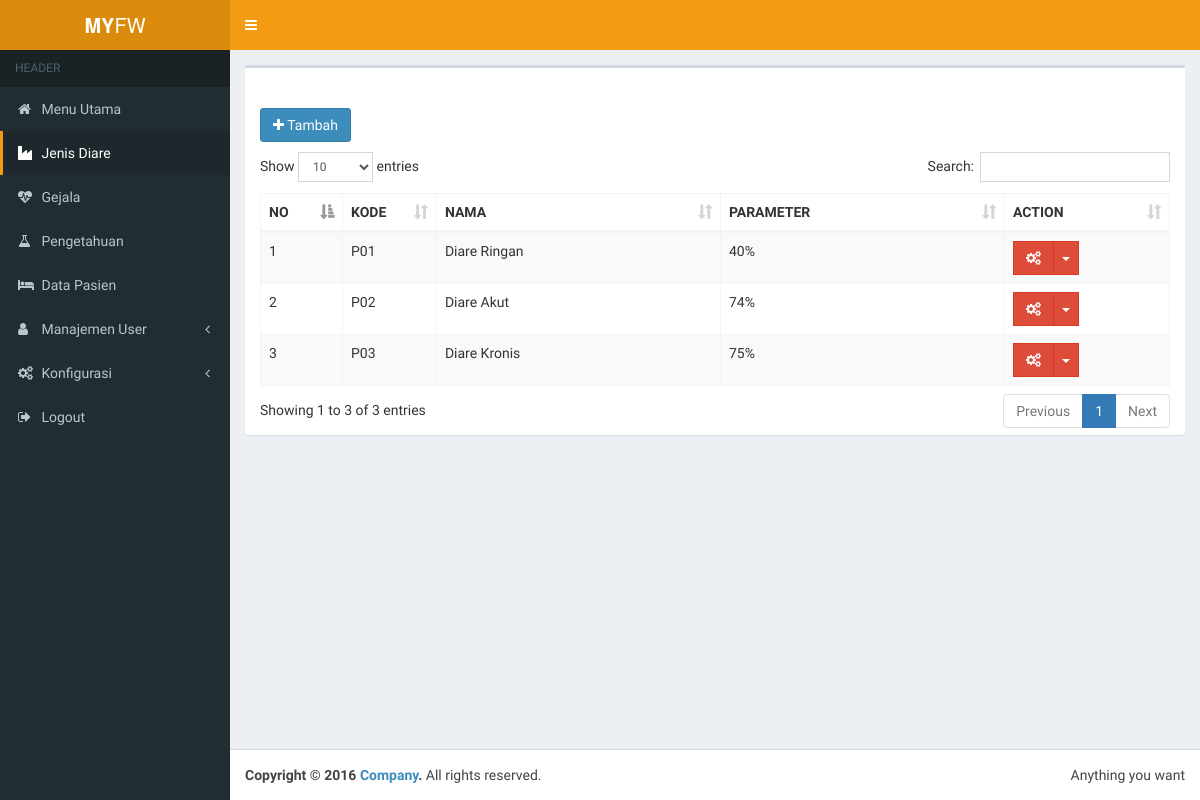
Screenshot of /admin/jenis (signed in) with the database file from the repository.
### tables this page shows
CREATE TABLE `tbl_jenis` (
  `kode_jenis` varchar(4) NOT NULL,
  `nama_jenis` varchar(200) NOT NULL,
  `penanganan` text NOT NULL,
  `banding` enum('<','>','<=','>=') NOT NULL,
  `parameter` int(4) NOT NULL,
  `tgl_update` timestamp NOT NULL DEFAULT CURRENT_TIMESTAMP ON UPDATE CURRENT_TIMESTAMP
);

### application/modules/admin/views/layout/content.php (called while the page is built)
<?php
if ($content) {
    $this->load->view($content);
} else {
    echo "halaman tidak ditemukan";
}

### application/modules/admin/views/layout/wrapper.php (called while the page is built)
<?php require_once('head.php') ?>
<?php require_once('header.php') ?>
<?php require_once('nav.php') ?>
<?php require_once('content.php') ?>
<?php require_once('footer.php') ?>

### application/modules/admin/controllers/Jenis.php (called while the page is built, shortened)
<?php
class Jenis extends CI_Controller
{
    public function index()
    {
        $jenis = $this->Crud_model->listing('tbl_jenis');
        $data = array(
            'title'     => 'Manjemen Jenis',
            'add'       => 'admin/jenis/add',
            'edit'      => 'admin/jenis/edit/',
            'delete'    => 'admin/jenis/delete/',
            'jenis'    => $jenis,
            'content'       => 'admin/jenis/list',
        );
        $this->load->view('layout/wrapper', $data, FALSE);
    }
}

### index.php (called while the page is built, shortened)
<?php
require_once BASEPATH.'core/CodeIgniter.php';

### application/models/Crud_model.php (called while the page is built, shortened)
<?php
class Crud_model extends CI_Model
{
    public function listing($table, $order = null)
    {
        $query = $this->db->select('*')
            ->from($table)
            ->get();
        return $query->result();
    }
}

### application/modules/admin/views/jenis/list.php (the view, shortened to what this page needs)
<div class="box">
  <div class="box-header">
  </div>
  <div class="box-body no-padding">
    <div class="container-fluid">
      <p>
        <a href="<?= base_url($add) ?>" class="btn btn-primary"><i class="fa fa-plus"></i> Tambah</a>
      </p>
      <table class="table table table-bordered table-striped DataTable">
        <thead>
          <tr>
            <th width="30px">NO</th>
            <th width="40px">KODE</th>
            <th width="200">NAMA</th>
            <th width="200">PARAMETER</th>
            <th width="100px">ACTION</th>
          </tr>
        </thead>
        <tbody>
          <?php $no = 1;
          foreach ($jenis as $row) { ?>
            <tr>
              <td><?= $no ?></td>
              <td><?= $row->kode_jenis ?></td>
              <td><?= $row->nama_jenis ?></td>
              <td><?= $row->parameter . '%' ?></td>
              <td>
                <div class="btn-group">
                  <button type="button" class="btn btn-danger btn-flat"><i class="fa fa-cogs"></i></button>
                  <button type="button" class="btn btn-danger btn-flat dropdown-toggle" data-toggle="dropdown">
                    <span class="caret"></span>
                  </button>
                </div>
              </td>
            </tr>
          <?php $no++;
          } ?>
        </tbody>
      </table>
    </div>
  </div>
</div>

### rows the page displays
tbl_jenis: kode_jenis "P01", nama_jenis "Diare Ringan", parameter "40"
tbl_jenis: kode_jenis "P02", nama_jenis "Diare Akut", parameter "74"
tbl_jenis: kode_jenis "P03", nama_jenis "Diare Kronis", parameter "75"
